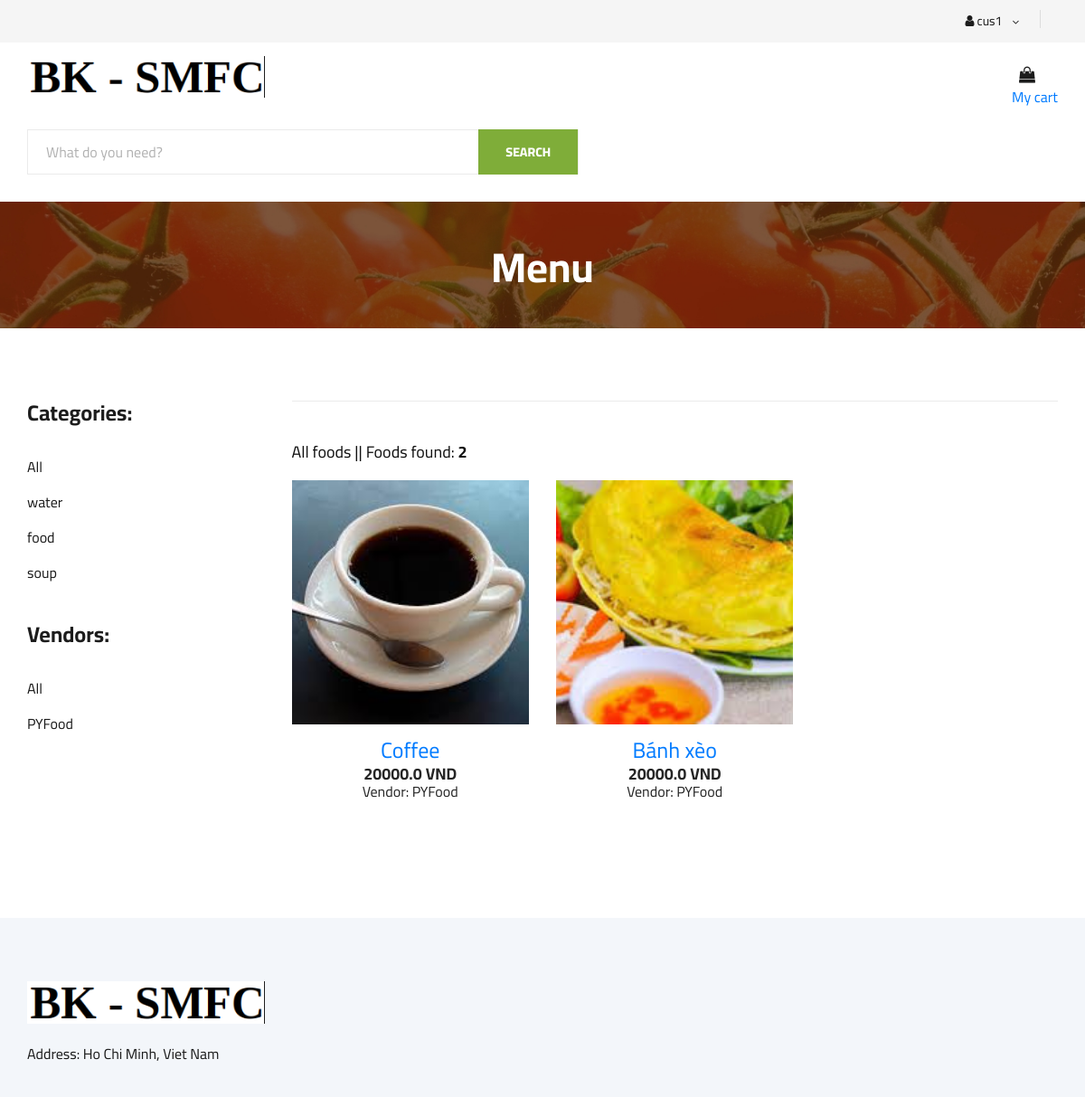
The page /customer/view-menu/ (signed in) on the database its author committed.
### model/models/user.py (models this page shows)
class User(AbstractUser):
    type_account = models.CharField(max_length=50)

### model/models/food.py (models this page shows, shortened)
class Category(models.Model):
    name = models.CharField(max_length=100)
    vendor = models.ForeignKey(Vendor, on_delete=models.CASCADE, default=None)
    class Meta:
        verbose_name = 'Categories'
        verbose_name_plural = 'Categories'

class Food(models.Model):
    category = models.ForeignKey(Category, on_delete=models.CASCADE, blank=True)
    name = models.CharField(max_length=100)
    vendor = models.ForeignKey(Vendor, on_delete=models.CASCADE)
    description = models.TextField(blank=True, max_length=256)
    price = models.FloatField(default=0)
    image = models.ImageField(upload_to='food_images/%Y/%m/%d', blank=True)
    class Meta:
        verbose_name = 'Foods'
        verbose_name_plural = 'Foods'

### model/models/vendor.py (models this page shows, shortened)
class Vendor(models.Model):
    name = models.CharField(max_length=100, default='')
    description = models.CharField(max_length=256, default='')
    owner = models.ForeignKey(VendorOwner, on_delete=models.CASCADE)

### customer/views.py (the view)
# urls.py: path('view-menu/', ViewMenu, name='view-menu'),
def ViewMenu(request):
    context = {
        'categories': Menu.get_all_categories,
        'vendors': Menu.get_all_vendors(),
        'foods': Menu.get_all_foods()
    }
    return render(request, 'order/shop-grid.html', context)

### customer/menu.py (called while the page is built)
    @staticmethod
    def get_all_categories():
        if Category.objects.exists():
            return Category.objects.all()
        else:
            return None

    @staticmethod
    def get_all_vendors():
        if Vendor.objects.exists():
            return Vendor.objects.all()
        else:
            return None

    @staticmethod
    def get_all_foods():
        if Food.objects.exists():
            return Food.objects.all()
        else:
            return None

### templates/order/shop-grid.html (shortened to what this page needs)
{% extends 'order/base.html' %}
{% load static %}
{% block CustomerCart %}
    <div class="col-lg-3">
        <div class="header__cart">
            <ul>
                <li><a href="{% url 'customer:view-cart' %}"><i class="fa fa-shopping-bag"></i> </a></li>
            </ul>
            <div><a href="{% url 'customer:view-cart' %}"> My cart</a></div>
        </div>
    </div>
{% endblock %}
{% block HeroSection %}
    <section class="hero hero-normal">
        <div class="container">
            <div class="row">
                <div class="col-lg-9">
                    <div class="hero__search">
                        <div class="hero__search__form">
                            <form action="{% url 'customer:view-foods-by-search' %}" method='post'>
                                <input type="text" placeholder="What do you need?" name='food_name'>
                                <button type="submit" class="site-btn">SEARCH</button>
                            </form>
                        </div>
                    </div>
                </div>
            </div>
        </div>
    </section>
{% endblock %}
{% block BreadcrumbTitle%}
    <h2>Menu</h2>
{% endblock %}
{% block content %}
     <section class="product spad">
        <div class="container">
            <div class="row">
                <div class="col-lg-3 col-md-5">
                    <div class="sidebar">
                        <div class="sidebar__item">
                            <h4>Categories:</h4>
                            <ul>
                                <li><a href="{% url 'customer:view-menu' %}">All</a></li>
                                {% for cat in categories %}
                                    <li><a href="{% url 'customer:view-foods-by-category' cat.id %}">{{cat.name}}</a></li>
                                {% endfor %}
                            </ul>
                        </div>
                        <div class="sidebar__item">
                            <h4>Vendors:</h4>
                            <ul>
                                <li><a href="{% url 'customer:view-menu' %}">All</a></li>
                                {% for vendor in vendors %}
                                    <li><a href="{% url 'customer:view-foods-by-vendor' vendor.id %}">{{vendor.name}}</a></li>
                                {% endfor %}
                            </ul>
                        </div>
                    </div>
                </div>
                <div class="col-lg-9 col-md-7">
                    {% if foods %}
                        <div class="filter__item">
                            <div class="row">
                                <div class="col-lg-4 col-md-5">
                                    <div>
                                        {% if category %}
                                            <h5>Category: <b>{{category.name}}</b> || Foods found: <b>{{foods.count}}</b></h5>
                                        {% elif vendor %}
                                            <h5>Vendor: <b>{{vendor.name}}</b> || Foods found: <b>{{foods.count}}</b></h5>
                                        {% elif search %}
                                            <h5>Search result || Foods found: <b>{{foods.count}}</b></h5>
                                        {% else %}
                                            <h5>All foods || Foods found: <b>{{foods.count}}</b> </h5>
                                        {% endif %}
                                    </div>
                                </div>
                            </div>
                        </div>
                        <div class="row">
                            {% for food in foods %}
                                <div class="col-lg-4 col-md-6 col-sm-6">
                                    <div class="product__item">
                                        <div class="product__item__pic set-bg" data-setbg="{{food.image.url}}">
                                        </div>
                                        <div class="product__item__text">
                                            <h4><a href="#">{{food.name}}</a></h4>
                                            <h5>{{food.price}} VND</h5>
                                            <h6><a href="#">Vendor: {{food.vendor.name}}</a></h6>
                                        </div>
                                    </div>
                                </div>
                            {% endfor %}
                        </div>
                    {% endif %}
                </div>
            </div>
        </div>
    </section>
{% endblock %}

### templates/order/base.html (shortened to what this page needs)
{% load static %}
<!DOCTYPE html>
<html lang="zxx">
<head>
    <link rel="stylesheet" href="{% static 'order/css/bootstrap.min.css' %}" type="text/css">
    <link rel="stylesheet" href="{% static 'order/css/font-awesome.min.css' %}" type="text/css">
    <link rel="stylesheet" href="{% static 'order/css/elegant-icons.css' %}" type="text/css">
    <link rel="stylesheet" href="{% static 'order/css/nice-select.css' %}" type="text/css">
    <link rel="stylesheet" href="{% static 'order/css/jquery-ui.min.css' %}" type="text/css">
    <link rel="stylesheet" href="{% static 'order/css/owl.carousel.min.css' %}" type="text/css">
    <link rel="stylesheet" href="{% static 'order/css/slicknav.min.css' %}" type="text/css">
    <link rel="stylesheet" href="{% static 'order/css/style.css' %}" type="text/css">
</head>
<body>
    <header class="header">
        <div class="header__top">
            <div class="container">
                <div class="row">
                    <div class="col-lg-6">
                        <div class="header__top__left">
                        </div>
                    </div>
                    <div class="col-lg-6">
                        <div class="header__top__right">
                            {% if request.user.is_authenticated %}
                                <div class="header__top__right__language">
                                    <div> <i class="fa fa-user"></i> {{request.user.username}} </div>
                                    <span class="arrow_carrot-down"></span>
                                </div>
                            {% else %}
                                <div class="header__top__right__auth">
                                    <a href="{% url 'authenticate:get_login' %}"><i class="fa fa-user"></i> Login</a>
                                </div>
                            {% endif %}
                        </div>
                    </div>
                </div>
            </div>
        </div>
        <div class="container">
            <div class="row">
                <div class="col-lg-3">
                    <div class="header__logo">
                        <a href="{% url 'customer:view-menu' %}"> <img src="{% static 'order/img/logo1.png' %}" alt=""> </a>
                    </div>
                </div>
                <div class="col-lg-6">
                    <nav class="header__menu">
                    </nav>
                </div>
                {% block CustomerCart %}
                {% endblock %}
            </div>
        </div>
    </header>
    {% block HeroSection %}
    {% endblock %}
    <section class="breadcrumb-section set-bg" data-setbg="{% static 'order/img/breadcrumb.jpg' %}">
        <div class="container">
            <div class="row">
                <div class="col-lg-12 text-center">
                    <div class="breadcrumb__text">
                        {% block BreadcrumbTitle%}{% endblock %}
                    </div>
                </div>
            </div>
        </div>
    </section>
    {% block content %}
    {% endblock %}
    <footer class="footer spad">
        <div class="container">
            <div class="row">
                <div class="col-lg-3 col-md-6 col-sm-6">
                    <div class="footer__about">
                        <div class="footer__about__logo">
                            <a href="{% url 'customer:view-menu' %}"><img src="{% static 'order/img/logo1.png' %}" alt=""></a>
                        </div>
                        <ul>
                            <li>Address: Ho Chi Minh, Viet Nam</li>
                        </ul>
                    </div>
                </div>
            </div>
        </div>
    </footer>
</body>
</html>

### static/order/css/style.css (style rules this page uses)
html, body { height: 100%; font-family: "Cairo", sans-serif; -webkit-font-smoothing: antialiased; font-smoothing: antialiased; }
h1, h2, h3, h4, h5, h6 { margin: 0; color: #111111; font-weight: 400; font-family: "Cairo", sans-serif; }
h2 { font-size: 36px; }
h4 { font-size: 24px; }
h5 { font-size: 18px; }
h6 { font-size: 16px; }
img { max-width: 100%; }
ul, ol { padding: 0; margin: 0; }
.set-bg { background-repeat: no-repeat; background-size: cover; background-position: top center; }
.spad { padding-top: 100px; padding-bottom: 100px; }
.site-btn { font-size: 14px; color: #ffffff; font-weight: 800; text-transform: uppercase; display: inline-block; padding: 13px 30px 12px; background: #7fad39; border: none; }
.header__top { background: #f5f5f5; }
.header__top__left { padding: 10px 0 13px; }
.header__top__right { text-align: right; padding: 10px 0 13px; }
.header__top__right__language { position: relative; display: inline-block; margin-right: 40px; cursor: pointer; }
.header__top__right__language:after { position: absolute; right: -21px; top: 1px; height: 20px; width: 1px; background: #000000; opacity: 0.1; content: ""; }
.header__top__right__language div { font-size: 14px; color: #1c1c1c; display: inline-block; margin-right: 4px; }
.header__top__right__language span { font-size: 14px; color: #1c1c1c; position: relative; top: 2px; }
.header__logo { padding: 15px 0; }
.header__logo a { display: inline-block; }
.header__menu { padding: 24px 0; }
.header__cart { text-align: right; padding: 24px 0; }
.header__cart ul { display: inline-block; margin-right: 25px; }
.header__cart ul li { list-style: none; display: inline-block; margin-right: 15px; }
.header__cart ul li:last-child { margin-right: 0; }
.header__cart ul li a { position: relative; }
.header__cart ul li a i { font-size: 18px; color: #1c1c1c; }
.hero { padding-bottom: 50px; }
.hero.hero-normal { padding-bottom: 30px; }
.hero.hero-normal .hero__search { margin-bottom: 0; }
.hero__search { overflow: hidden; margin-bottom: 30px; }
.hero__search__form { width: 610px; height: 50px; border: 1px solid #ebebeb; position: relative; float: left; }
.hero__search__form form input { width: 70%; border: none; height: 48px; font-size: 16px; color: #b2b2b2; padding-left: 20px; }
.hero__search__form form input::placeholder { color: #b2b2b2; }
.hero__search__form form button { position: absolute; right: 0; top: -1px; height: 50px; }
.breadcrumb-section { display: flex; align-items: center; padding: 45px 0 40px; }
.breadcrumb__text h2 { font-size: 46px; color: #ffffff; font-weight: 700; }
.sidebar__item { margin-bottom: 35px; }
.sidebar__item h4 { color: #1c1c1c; font-weight: 700; margin-bottom: 25px; }
.sidebar__item ul li { list-style: none; }
.sidebar__item ul li a { font-size: 16px; color: #1c1c1c; line-height: 39px; display: block; }
.product { padding-top: 80px; padding-bottom: 80px; }
.filter__item { padding-top: 45px; border-top: 1px solid #ebebeb; padding-bottom: 20px; }
.product__item { margin-bottom: 50px; }
.product__item__pic { height: 270px; position: relative; overflow: hidden; }
.product__item__text { text-align: center; padding-top: 15px; }
.product__item__text h6 { margin-bottom: 10px; }
.product__item__text h6 a { color: #252525; }
.product__item__text h5 { color: #252525; font-weight: 700; }
.footer { background: #F3F6FA; padding-top: 70px; padding-bottom: 0; }
.footer__about { margin-bottom: 30px; }
.footer__about ul li { font-size: 16px; color: #1c1c1c; line-height: 36px; list-style: none; }
.footer__about__logo { margin-bottom: 15px; }
.footer__about__logo a { display: inline-block; }
@media only screen and (min-width: 1200px) { .container { max-width: 1170px; } }

### rows shown on the page
User: user.username "cus1"
Category: name "water"
Category: name "food"
Category: name "soup"
Vendor: name "PYFood"
Food: shows a picture, name "Coffee", price "20000.0", vendor.name "PYFood"
Food: shows a picture, name "Bánh xèo", price "20000.0", vendor.name "PYFood"

### other values the page prints
{{ foods.count }} "2"
